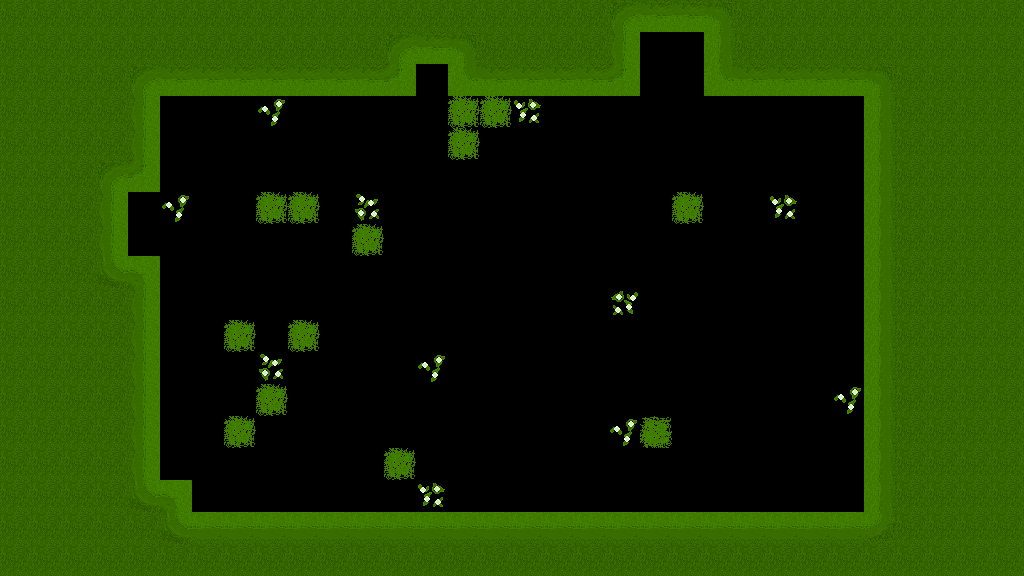

A 2D game scene composited from a Tiled map and its tileset images. What follows is a short description and the map's XML, with every tile layer's data as written:
An orthogonal 32x18 tile map with 32x32 px tiles, 2 tile layers (ground outer, ground vanity), 1 hidden layer not drawn, 3 tilesets and 14 objects (1, 2, 4, 3, 5, ...).

<map version="1.10" tiledversion="1.11.0" orientation="orthogonal" renderorder="right-down" width="32" height="18" tilewidth="32" tileheight="32" infinite="0" nextlayerid="10" nextobjectid="31">
 <tileset firstgid="1" source="path_grass_tileset.tsx" />
 <tileset firstgid="17" source="grass_beauty.tsx" />
 <tileset firstgid="21" source="deep grass.tsx" />
 <layer id="2" name="ground" width="32" height="18" visible="0">
  <data encoding="csv">
7,7,7,7,7,7,7,7,7,7,7,7,7,7,7,7,7,7,7,7,7,7,7,7,7,7,7,7,7,7,7,7,
7,7,7,7,7,7,7,7,7,7,7,7,7,7,7,7,7,7,7,7,7,7,7,7,7,7,7,7,7,7,7,7,
7,7,7,7,7,7,7,7,7,7,7,7,7,7,7,7,7,7,7,7,7,7,7,7,7,7,7,7,7,7,7,7,
7,7,7,7,7,7,7,7,7,7,7,7,7,7,7,7,7,7,7,7,7,7,7,7,7,7,7,7,7,7,7,7,
7,7,7,7,7,7,13,13,13,13,13,13,13,7,7,13,13,13,13,13,13,13,13,13,13,13,7,7,7,7,7,7,
7,7,7,7,7,7,13,7,7,7,7,7,7,7,7,13,7,7,7,7,7,7,7,7,7,13,7,7,7,7,7,7,
7,7,7,7,7,7,13,7,7,7,7,7,7,7,7,13,7,7,7,7,7,7,7,7,7,13,7,7,7,7,7,7,
7,7,7,7,7,7,13,7,7,7,7,7,7,7,7,13,13,13,13,13,13,13,13,7,7,13,7,7,7,7,7,7,
7,7,7,7,7,7,13,7,7,7,7,7,7,7,7,7,7,7,7,7,7,7,13,7,7,13,7,7,7,7,7,7,
7,7,7,7,7,7,13,7,7,7,7,13,13,13,13,13,13,7,7,7,7,7,13,7,7,13,7,7,7,7,7,7,
7,7,7,7,7,7,13,7,7,7,7,13,7,7,7,7,13,7,7,7,7,7,13,7,7,13,7,7,7,7,7,7,
7,7,7,7,7,7,13,7,7,7,7,13,7,7,7,7,13,13,13,13,13,13,13,7,7,13,7,7,7,7,7,7,
7,7,7,7,7,7,13,7,7,7,7,13,7,7,7,7,7,7,7,7,7,7,7,7,7,13,7,7,7,7,7,7,
7,7,7,7,7,7,13,7,7,7,7,13,7,7,7,7,7,7,7,7,7,7,7,7,7,13,7,7,7,7,7,7,
7,7,7,7,7,7,13,13,13,13,13,13,7,7,13,13,13,13,13,13,13,13,13,13,13,13,7,7,7,7,7,7,
7,7,7,7,7,7,7,7,7,7,7,7,7,7,7,7,7,7,7,7,7,7,7,7,7,7,7,7,7,7,7,7,
7,7,7,7,7,7,7,7,7,7,7,7,7,7,7,7,7,7,7,7,7,7,7,7,7,7,7,7,7,7,7,7,
7,7,7,7,7,7,7,7,7,7,7,7,7,7,7,7,7,7,7,7,7,7,7,7,7,7,7,7,7,7,7,7
</data>
 </layer>
 <layer id="9" name="ground outer" width="32" height="18">
  <data encoding="csv">
27,27,27,27,27,27,27,27,27,27,27,27,27,27,27,27,27,27,27,28,30,30,31,27,27,27,27,27,27,27,27,27,
27,27,27,27,27,27,27,27,27,27,27,27,28,30,31,27,27,27,27,32,0,0,22,27,27,27,27,27,27,27,27,27,
27,27,27,27,28,30,30,30,30,30,30,30,36,0,29,30,30,30,30,36,0,0,29,30,30,30,30,31,27,27,27,27,
27,27,27,27,32,0,0,0,0,0,0,0,0,0,0,0,0,0,0,0,0,0,0,0,0,0,0,22,27,27,27,27,
27,27,27,27,32,0,0,0,0,0,0,0,0,0,0,0,0,0,0,0,0,0,0,0,0,0,0,22,27,27,27,27,
27,27,27,28,36,0,0,0,0,0,0,0,0,0,0,0,0,0,0,0,0,0,0,0,0,0,0,22,27,27,27,27,
27,27,27,32,0,0,0,0,0,0,0,0,0,0,0,0,0,0,0,0,0,0,0,0,0,0,0,22,27,27,27,27,
27,27,27,32,0,0,0,0,0,0,0,0,0,0,0,0,0,0,0,0,0,0,0,0,0,0,0,22,27,27,27,27,
27,27,27,23,21,0,0,0,0,0,0,0,0,0,0,0,0,0,0,0,0,0,0,0,0,0,0,22,27,27,27,27,
27,27,27,27,32,0,0,0,0,0,0,0,0,0,0,0,0,0,0,0,0,0,0,0,0,0,0,22,27,27,27,27,
27,27,27,27,32,0,0,0,0,0,0,0,0,0,0,0,0,0,0,0,0,0,0,0,0,0,0,22,27,27,27,27,
27,27,27,27,32,0,0,0,0,0,0,0,0,0,0,0,0,0,0,0,0,0,0,0,0,0,0,22,27,27,27,27,
27,27,27,27,32,0,0,0,0,0,0,0,0,0,0,0,0,0,0,0,0,0,0,0,0,0,0,22,27,27,27,27,
27,27,27,27,32,0,0,0,0,0,0,0,0,0,0,0,0,0,0,0,0,0,0,0,0,0,0,22,27,27,27,27,
27,27,27,27,32,0,0,0,0,0,0,0,0,0,0,0,0,0,0,0,0,0,0,0,0,0,0,22,27,27,27,27,
27,27,27,27,23,21,0,0,0,0,0,0,0,0,0,0,0,0,0,0,0,0,0,0,0,0,0,22,27,27,27,27,
27,27,27,27,27,23,24,24,24,24,24,24,24,24,24,24,24,24,24,24,24,24,24,24,24,24,24,26,27,27,27,27,
27,27,27,27,27,27,27,27,27,27,27,27,27,27,27,27,27,27,27,27,27,27,27,27,27,27,27,27,27,27,27,27
</data>
 </layer>
 <layer id="8" name="ground vanity" width="32" height="18">
  <data encoding="csv">
0,0,0,0,0,0,0,0,0,0,0,0,0,0,0,0,0,0,0,0,0,0,0,0,0,0,0,0,0,0,0,0,
0,0,0,0,0,0,0,0,0,0,0,0,0,0,0,0,0,0,0,0,0,0,0,0,0,0,0,0,0,0,0,0,
0,0,0,0,0,0,0,0,0,0,0,0,0,0,0,0,0,0,0,0,0,0,0,0,0,0,0,0,0,0,0,0,
0,0,0,0,0,0,0,0,2147483666,0,0,0,0,0,17,17,536870931,0,0,0,0,0,0,0,2147483668,0,0,0,0,0,0,0,
0,0,0,0,0,0,0,0,0,0,0,0,0,0,17,0,0,0,0,0,0,0,0,0,0,0,0,0,0,0,0,0,
0,0,0,0,0,0,0,0,0,0,0,0,0,0,0,0,0,0,0,0,0,0,0,0,0,0,0,0,0,0,0,0,
0,0,0,0,0,2147483666,0,0,17,17,0,19,0,0,0,0,0,0,0,0,0,17,0,0,536870931,0,0,0,0,0,0,0,
0,0,0,0,0,0,0,0,0,0,0,17,0,0,0,0,0,0,0,0,0,0,0,0,0,0,0,0,0,0,0,0,
0,0,0,0,0,0,0,0,0,0,0,0,0,0,20,0,0,0,0,0,0,0,0,0,0,0,0,0,0,0,0,0,
0,0,0,0,0,0,0,0,0,0,0,0,0,0,0,0,0,0,0,2684354579,0,0,0,0,0,0,0,0,0,0,0,0,
0,0,0,0,0,0,0,17,0,17,0,0,0,0,0,0,0,0,0,0,0,0,0,0,0,0,0,0,0,0,0,0,
0,0,0,0,0,2147483668,0,0,19,0,0,0,0,2147483666,0,0,0,0,0,0,0,0,0,0,0,0,0,0,0,0,0,0,
0,0,0,0,0,0,0,0,17,0,0,0,0,0,0,0,0,0,0,0,0,0,0,0,2147483668,0,2147483666,0,0,0,0,0,
0,0,0,0,0,0,0,17,0,0,0,0,0,0,0,0,0,0,0,2147483666,1610612753,0,0,0,0,0,0,0,0,0,0,0,
0,0,0,0,0,0,0,0,0,0,0,0,17,0,0,0,0,0,0,0,0,0,0,0,0,0,0,0,0,0,0,0,
0,0,0,0,0,0,0,20,0,0,0,0,0,536870931,0,0,0,0,0,0,20,0,0,0,0,0,0,0,0,0,0,0,
0,0,0,0,0,0,0,0,0,0,0,0,0,0,0,0,0,0,0,0,0,0,0,0,0,0,0,0,0,0,0,0,
0,0,0,0,0,0,0,0,0,0,0,0,0,0,0,0,0,0,0,0,0,0,0,0,0,0,0,0,0,0,0,0
</data>
 </layer>
 <objectgroup id="5" name="path">
  <object id="2" name="1" x="209.112" y="155.416">
   <point />
  </object>
  <object id="3" name="2" x="209.498" y="474.555">
   <point />
  </object>
  <object id="4" name="4" x="367.042" y="314.507">
   <point />
  </object>
  <object id="5" name="3" x="368.479" y="472.704">
   <point />
  </object>
  <object id="6" name="5" x="527.907" y="314.228">
   <point />
  </object>
  <object id="7" name="6" x="529.359" y="374.89">
   <point />
  </object>
  <object id="10" name="7" x="723.087" y="376.603">
   <point />
  </object>
  <object id="26" name="8" x="719.61" y="248.183">
   <point />
  </object>
  <object id="27" name="9" x="495.759" y="247.575">
   <point />
  </object>
  <object id="28" name="10" x="493.934" y="149.64">
   <point />
  </object>
  <object id="29" name="11" x="816.329" y="154.506">
   <point />
  </object>
  <object id="30" name="12" x="818.154" y="473.86">
   <point />
  </object>
 </objectgroup>
 <objectgroup id="7" name="markers">
  <object id="8" name="base" x="471.917" y="465.145" rotation="-90">
   <point />
  </object>
  <object id="9" name="spawn" x="392.092" y="143.42" rotation="90">
   <point />
  </object>
 </objectgroup>
</map>